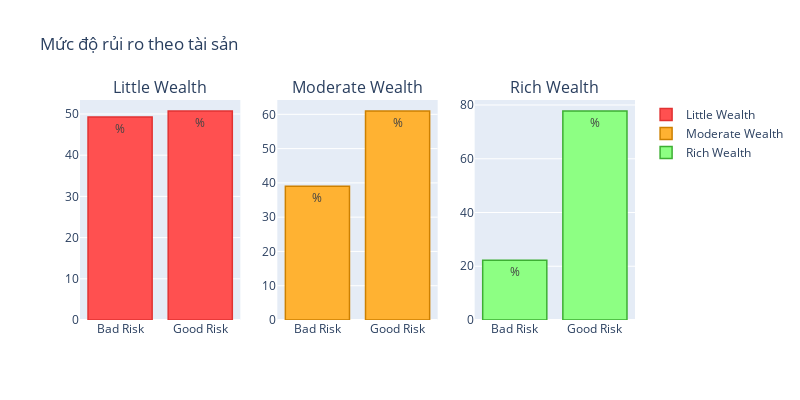

The notebook cell saved with this chart:
### Code cell
import chart_studio.plotly as py
import plotly.graph_objs as go


bad_little = cross_checking['little'][0]
good_little = cross_checking['little'][1]
bad_moderate = cross_checking['moderate'][0]
good_moderate = cross_checking['moderate'][1]
bad_rich = cross_checking['rich'][0]
good_rich = cross_checking['rich'][1]

little = go.Bar(
    x=['Bad Risk', 'Good Risk'],
    y=[bad_little, good_little],
    name="Little Wealth",
    text='%',
     marker=dict(
        color='#FF5050',
         line=dict(
            color='#E13232',
            width=1.5),
    ),
)

moderate = go.Bar(
    x=['Bad Risk', 'Good Risk'],
    y=[bad_moderate, good_moderate],
    name="Moderate Wealth",
    text='%',
    xaxis='x2',
    yaxis='y2',
    marker=dict(
        color='#FFB232',
         line=dict(
            color='#CD8000',
            width=1.5),
    ),
)
rich = go.Bar(
    x=['Bad Risk', 'Good Risk'],
    y=[bad_rich, good_rich],
    name="Rich Wealth",
    text="%",
    marker=dict(
        color='#8DFF83',
         line=dict(
            color='#3DAF33',
            width=1.5),
    ),
    xaxis='x3',
    yaxis='y3'
)

data=[little, moderate, rich]

fig = tools.make_subplots(rows=1, cols=3, subplot_titles=('Little Wealth', 'Moderate Wealth', 'Rich Wealth'))

fig.append_trace(little, 1, 1)
fig.append_trace(moderate, 1, 2)
fig.append_trace(rich, 1, 3)

fig['layout'].update(height=400, width=800, title='Mức độ rủi ro' +
                                                  ' theo tài sản')


iplot(fig, filename='make-subplots-multiple-with-titles')

### Figure 1 — Plotly figure (JSON) as saved in the notebook; plotly's stock layout.template omitted (floating-point values rounded to 4 significant figures)
{"data": [{"marker": {"color": "#FF5050", "line": {"color": "#E13232", "width": 1.5}}, "name": "Little Wealth", "text": "%", "type": "bar", "x": ["Bad Risk", "Good Risk"], "xaxis": "x", "y": [49.27, 50.73], "yaxis": "y"}, {"marker": {"color": "#FFB232", "line": {"color": "#CD8000", "width": 1.5}}, "name": "Moderate Wealth", "text": "%", "type": "bar", "x": ["Bad Risk", "Good Risk"], "xaxis": "x2", "y": [39.03, 60.97], "yaxis": "y2"}, {"marker": {"color": "#8DFF83", "line": {"color": "#3DAF33", "width": 1.5}}, "name": "Rich Wealth", "text": "%", "type": "bar", "x": ["Bad Risk", "Good Risk"], "xaxis": "x3", "y": [22.22, 77.78], "yaxis": "y3"}], "layout": {"annotations": [{"font": {"size": 16}, "showarrow": false, "text": "Little Wealth", "x": 0.1444, "xanchor": "center", "xref": "paper", "y": 1, "yanchor": "bottom", "yref": "paper"}, {"font": {"size": 16}, "showarrow": false, "text": "Moderate Wealth", "x": 0.5, "xanchor": "center", "xref": "paper", "y": 1, "yanchor": "bottom", "yref": "paper"}, {"font": {"size": 16}, "showarrow": false, "text": "Rich Wealth", "x": 0.8556, "xanchor": "center", "xref": "paper", "y": 1, "yanchor": "bottom", "yref": "paper"}], "height": 400, "title": {"text": "Mức độ rủi ro theo tài sản"}, "width": 800, "xaxis": {"anchor": "y", "domain": [0, 0.2889]}, "xaxis2": {"anchor": "y2", "domain": [0.3556, 0.6444]}, "xaxis3": {"anchor": "y3", "domain": [0.7111, 1]}, "yaxis": {"anchor": "x", "domain": [0, 1]}, "yaxis2": {"anchor": "x2", "domain": [0, 1]}, "yaxis3": {"anchor": "x3", "domain": [0, 1]}}}
